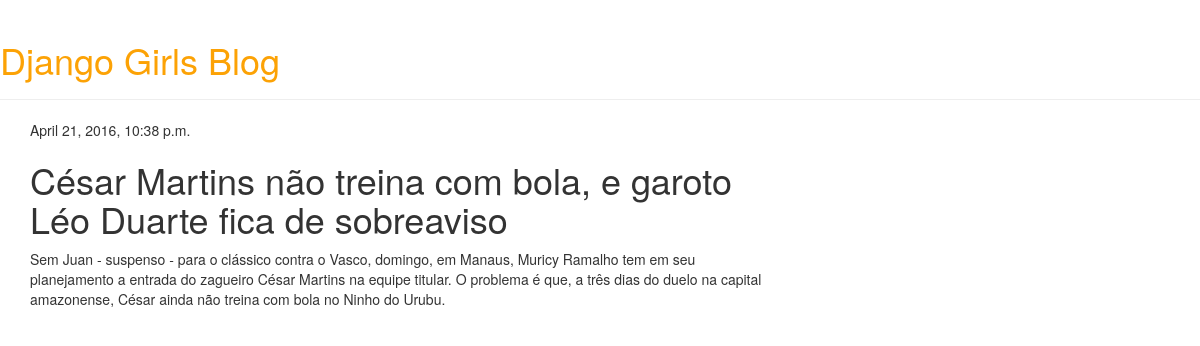
The app's page /post/2/ with its own data.
### blog/models.py (models this page shows, shortened)
class Post(models.Model):
	author = models.ForeignKey('auth.User')
	title = models.CharField(max_length=200)
	text = models.TextField()
	created_date = models.DateTimeField(
	      default=timezone.now)
	published_date = models.DateTimeField(
	      blank=True, null=True)

### blog/views.py (the view)
# urls.py: url(r'^post/(?P<pk>[0-9]+)/$', views.post_detail),
def post_detail(request, pk):
	post = get_object_or_404(Post, pk=pk)
	return render(request, 'blog/post_detail.html', {'post': post})

### blog/templates/blog/post_detail.html
{% extends 'blog/base.html' %}
{% block content %}
 <div class="post">
        {% if post.published_date %}
            <div class="date">
                {{ post.published_date }}
            </div>
        {% endif %}
        <h1>{{ post.title }}</h1>
        <p>{{ post.text|linebreaks }}</p>
    </div>
{% endblock content %}

### records on screen
Post: published_date "April 21, 2016, 10:38 p.m.", title "César Martins não treina com bola, e garoto Léo Duarte fica de sobreaviso", text "Sem Juan - suspenso - para o clássico contra o Vasco, domingo, em Manaus, Muricy Ramalho tem em seu planejamento a entrada do zagueiro César Martins na equipe titular. O problema é que, a três dias do duelo na capital amazonense, César ainda não treina com bola no Ninho do Urubu."
